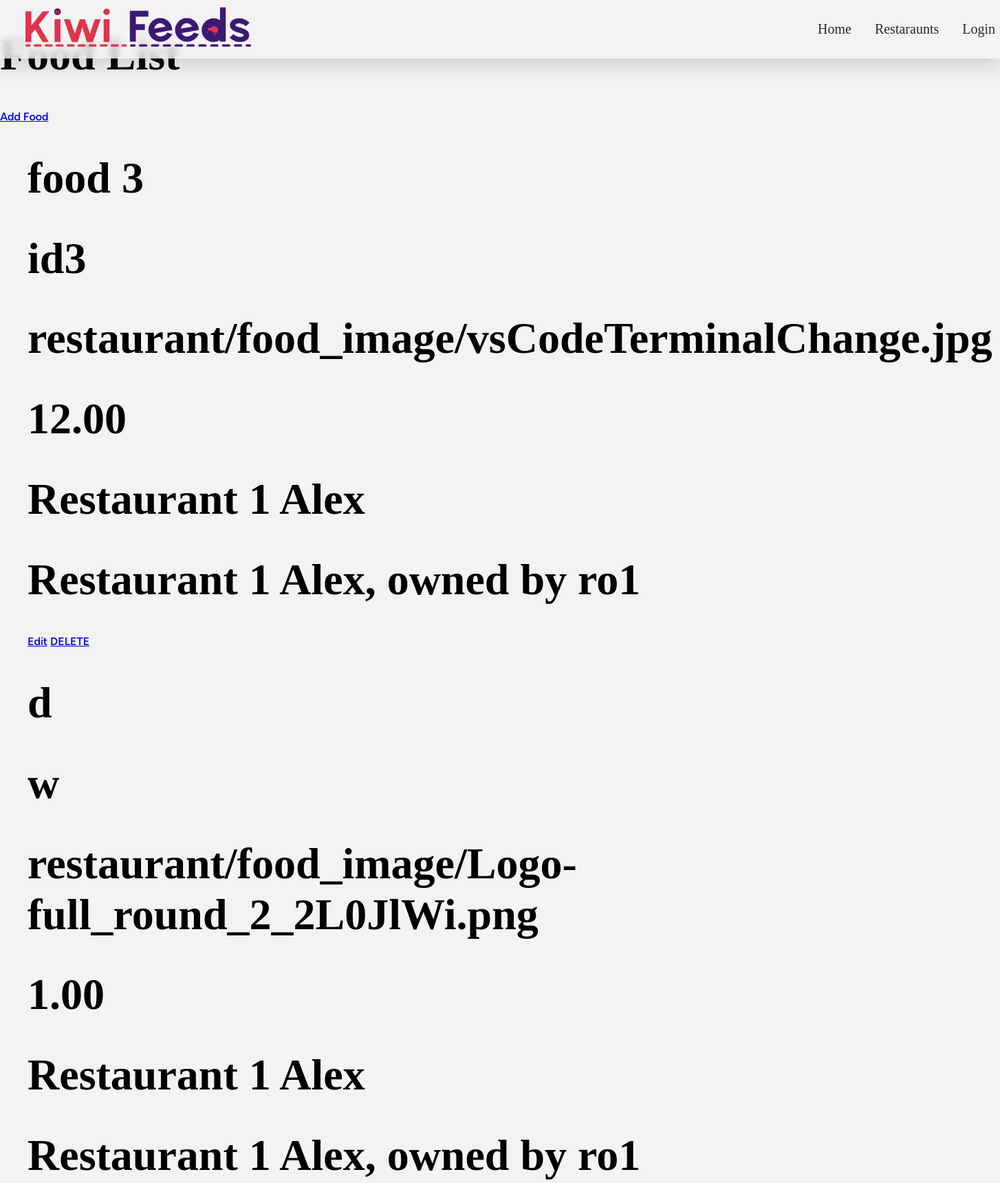
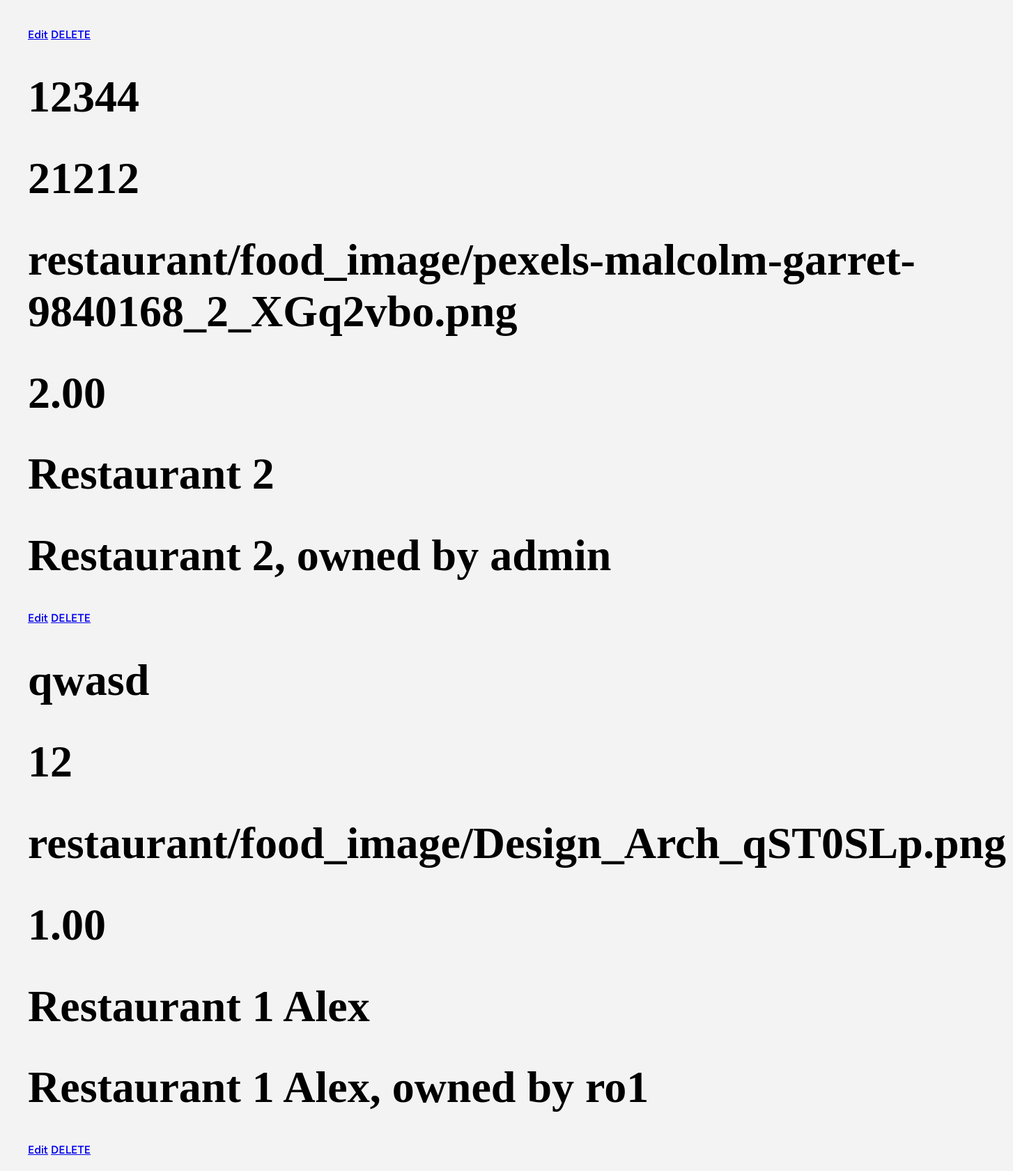
Screenshot of /food/ (upper part) with the database file from the repository (2 pictures, top to bottom).
### app_food/models.py (models this page shows, shortened)
class Food(models.Model):
    name = models.CharField(max_length=255)
    description = models.CharField(max_length=300)
    food_price = models.DecimalField(max_digits=5, decimal_places=2)
    restaurant = models.ForeignKey('app_restaurants.Restaurant', on_delete=models.PROTECT,related_name='food')
    food_picture = models.ImageField(
        upload_to=get_food_image_upload_path,
        height_field=None,
        width_field=None
    )

### app_restaurants/models.py (models this page shows)
class Restaurant(models.Model):
    restaurant_name = models.CharField(max_length=255)
    restaurant_description = models.CharField(max_length=255)
    restaurant_location = models.CharField(max_length=255)
    restaurant_owner = models.ForeignKey('app_user.UserProfile',on_delete=models.PROTECT, related_name='restaurant_owner_user',null=True,blank=True)
    def __str__(self):
        return f'{self.restaurant_name}, owned by {self.restaurant_owner}'

### app_user/models.py (models this page shows, shortened)
class UserProfile(models.Model):
    this_user = models.OneToOneField(User, on_delete=models.PROTECT ,verbose_name='User')
    profile_picture = models.ImageField(
        default='/profile_pics/temp_pfp_placeholder_REPLACE_LATER.avif',
        upload_to=generate_image_path,
        height_field=None,
        width_field=None
    )
    phone_number = PhoneNumberField()
    address = models.CharField(max_length=1000)
    def __str__(self):
        return f'{self.this_user.username} '

### app_food/views.py (the view)
# urls.py: path("", FoodList, name="view-food"),
def FoodList(request):
    model = Food.objects.all()
    return render(request,'app_food/food_list.html',{"food_list" : model})

### templates/app_food/food_list.html
{% extends "base/base.html"%}
{% block content %}
<h1>Food List</h1>
<a href="{% url 'add-food' %}" class='bg-red-400 px-3 rounded-md font-bold text-white'>Add Food</a>
    {% if food_list %}
    <ul class='flex flex-col gap-4'>
        {% for food in food_list %}
        <li>
        <h1 class='bg-sky-200 px-4 py-2 flex flex-col'> {{ food.name}} </h1>
        <h1 class='bg-sky-200 px-4 py-2 flex flex-col'> {{ food.description}} </h1>
        <h1 class='bg-sky-200 px-4 py-2 flex flex-col'> {{ food.food_picture}} </h1>
        <h1 class='bg-sky-200 px-4 py-2 flex flex-col'> {{ food.food_price}} </h1>
        <h1 class='bg-sky-200 px-4 py-2 flex flex-col'> {{ food.restaurant.restaurant_name}} </h1>
        <h1 class='bg-sky-200 px-4 py-2 flex flex-col'> {{ food.restaurant}} </h1>
        </li>
        <a href="{% url 'edit-food' food_id=food.id  %}" class='bg-red-400 px-3 rounded-md font-bold text-white'>Edit</a>
        <a href="{% url 'delete-food' food_id=food.id  %}" class='bg-red-400 px-3 rounded-md font-bold text-white'>DELETE</a>
        {% endfor %}
    </ul>
    {% else %}
    <p> Food not available</p>
    {% endif %}
{% endblock content %}

### static/styles/styles.css (style rules this page uses)
:root { --c-red: #DE354C; --c-dark-red: #932432; --c-blue: #3C1874; --c-dark-blue: #283747; --c-black: #292929; --c-white: #F3F3F3; --t-heading: "wavehaus"; --t-paragraph: "oak sans"; }
ul { list-style-type: none; }
body { background-color: #F3F3F3; margin: 0px; }
h1,h2,h3,h4,h5 { font-family: 'wavehaus'; }
h1 { font-size: 4em; }
p,a { font-family: 'oak sans'; font-weight: 500; }

### rows the page displays
Food: name "food 3", description "id3", food_picture "restaurant/food_image/vsCodeTerminalChange.jpg", food_price "12.00", restaurant.restaurant_name "Restaurant 1 Alex", restaurant "Restaurant 1 Alex, owned by ro1"
Food: name "d", description "w", food_picture "restaurant/food_image/Logo-full_round_2_2L0JlWi.png", food_price "1.00", restaurant.restaurant_name "Restaurant 1 Alex", restaurant "Restaurant 1 Alex, owned by ro1"
Food: name "12344", description "21212", food_picture "restaurant/food_image/pexels-malcolm-garret-9840168_2_XGq2vbo.png", food_price "2.00", restaurant.restaurant_name "Restaurant 2", restaurant "Restaurant 2, owned by admin"
Food: name "qwasd", description "12", food_picture "restaurant/food_image/Design_Arch_qST0SLp.png", food_price "1.00", restaurant.restaurant_name "Restaurant 1 Alex", restaurant "Restaurant 1 Alex, owned by ro1"
